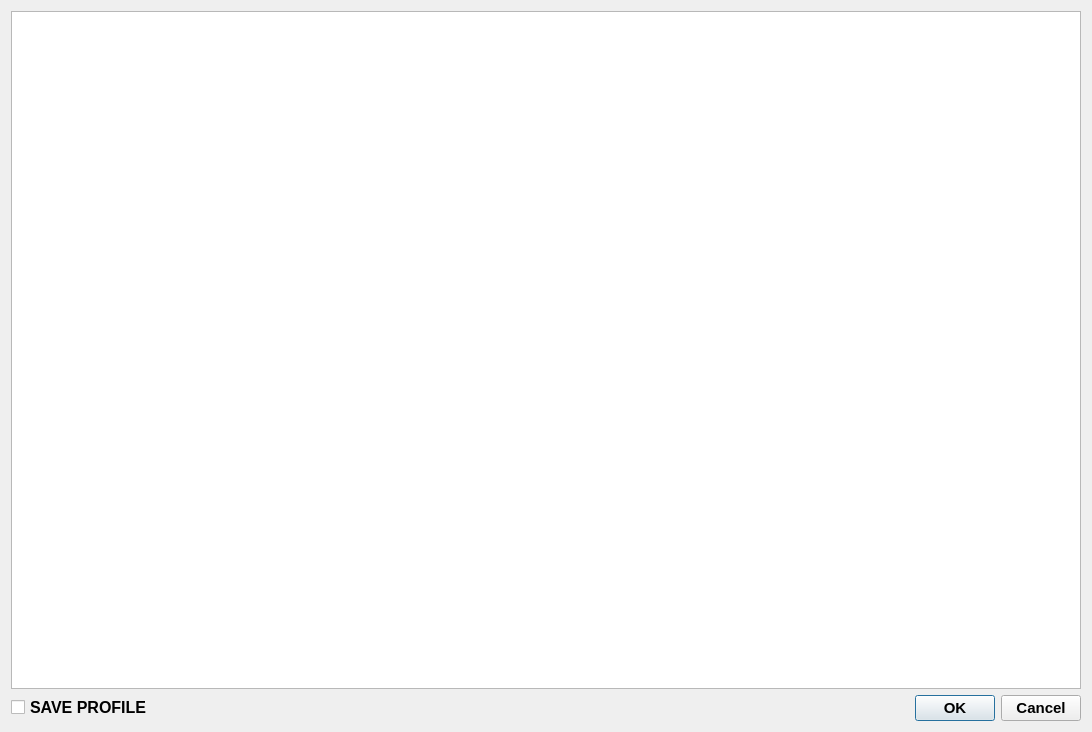
<?xml version="1.0" encoding="UTF-8"?>
<ui version="4.0">
 <class>PlotDialog</class>
 <widget class="QDialog" name="PlotDialog">
  <property name="geometry">
   <rect>
    <x>0</x>
    <y>0</y>
    <width>1092</width>
    <height>732</height>
   </rect>
  </property>
  <property name="sizePolicy">
   <sizepolicy hsizetype="Expanding" vsizetype="Expanding">
    <horstretch>1</horstretch>
    <verstretch>1</verstretch>
   </sizepolicy>
  </property>
  <property name="windowTitle">
   <string>PlotProfilesDialog</string>
  </property>
  <layout class="QVBoxLayout" name="verticalLayout_2">
   <item>
    <widget class="QGraphicsView" name="profileGraphicsView"/>
   </item>
   <item>
    <layout class="QHBoxLayout" name="horizontalLayout">
     <item>
      <widget class="QCheckBox" name="saveProfileCheckBox">
       <property name="font">
        <font>
         <pointsize>12</pointsize>
         <bold>true</bold>
        </font>
       </property>
       <property name="text">
        <string>SAVE PROFILE</string>
       </property>
      </widget>
     </item>
     <item>
      <widget class="QDialogButtonBox" name="buttonBox">
       <property name="font">
        <font>
         <pointsize>11</pointsize>
         <bold>true</bold>
        </font>
       </property>
       <property name="orientation">
        <enum>Qt::Orientation::Horizontal</enum>
       </property>
       <property name="standardButtons">
        <set>QDialogButtonBox::StandardButton::Cancel|QDialogButtonBox::StandardButton::Ok</set>
       </property>
      </widget>
     </item>
    </layout>
   </item>
  </layout>
 </widget>
 <resources/>
 <connections>
  <connection>
   <sender>buttonBox</sender>
   <signal>rejected()</signal>
   <receiver>PlotDialog</receiver>
   <slot>reject()</slot>
   <hints>
    <hint type="sourcelabel">
     <x>316</x>
     <y>260</y>
    </hint>
    <hint type="destinationlabel">
     <x>286</x>
     <y>274</y>
    </hint>
   </hints>
  </connection>
  <connection>
   <sender>buttonBox</sender>
   <signal>accepted()</signal>
   <receiver>PlotDialog</receiver>
   <slot>accept()</slot>
   <hints>
    <hint type="sourcelabel">
     <x>248</x>
     <y>254</y>
    </hint>
    <hint type="destinationlabel">
     <x>157</x>
     <y>274</y>
    </hint>
   </hints>
  </connection>
 </connections>
</ui>
